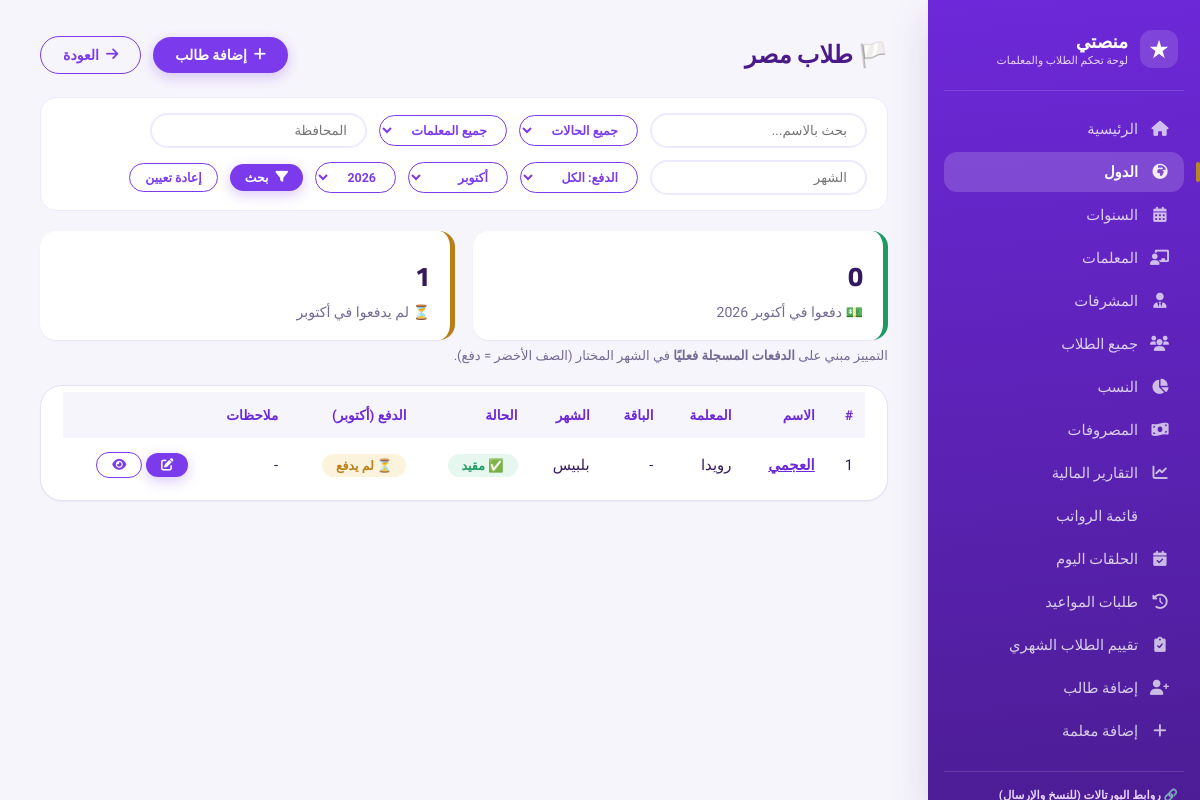
/country/1/ (signed in), run on the app's committed database.
### core/models.py (models this page shows, shortened)
class Country(models.Model):
    name = models.CharField(max_length=100, unique=True, verbose_name="اسم الدولة")
    flag_icon = models.CharField(max_length=50, default='🏳️', verbose_name="أيقونة العلم")
    is_active = models.BooleanField(default=True, verbose_name="نشط")
    class Meta:
        verbose_name = "دولة"
        verbose_name_plural = "الدول"
        ordering = ['name']

class Student(models.Model):
    STATUS_CHOICES = [('active', 'مقيد'), ('inactive', 'غير مقيد')]
    PAYMENT_STATUS_CHOICES = [('paid', 'مدفوع'), ('pending', 'مستحق'), ('overdue', 'متأخر')]
    ENROLLMENT_TYPE_CHOICES = [('new', 'طالب جديد'), ('existing', 'طالب مسجل من قبل')]
    SOURCE_CHOICES = [
        ('ad', 'إعلان'),
        ('referral', 'توصية'),
        ('website', 'الموقع'),
        ('social_media', 'سوشيال ميديا'),
        ('other', 'أخرى'),
    ]
    country = models.ForeignKey(Country, on_delete=models.CASCADE, related_name='students', verbose_name="الدولة")
    teacher = models.ForeignKey(Teacher, on_delete=models.SET_NULL, null=True, blank=True, related_name='students', verbose_name="المعلمة")
    name = models.CharField(max_length=255, verbose_name="اسم الطالب")
    age = models.PositiveIntegerField(null=True, blank=True, verbose_name="السن")
    phone = models.CharField(max_length=20, blank=True, null=True, verbose_name="رقم الهاتف")
    governorate = models.CharField(max_length=100, blank=True, null=True, verbose_name="المحافظة")
    package_name = models.CharField(max_length=100, blank=True, null=True, verbose_name="اسم الباقة")
    lessons_count = models.PositiveIntegerField(default=4, verbose_name="عدد الحلقات")
    subscription_fee = models.DecimalField(max_digits=10, decimal_places=2, default=0, verbose_name="قيمة الاشتراك")
    month = models.CharField(max_length=20, verbose_name="الشهر")
    start_date = models.DateField(default=timezone.now, verbose_name="تاريخ بداية الاشتراك")
    end_date = models.DateField(null=True, blank=True, verbose_name="تاريخ نهاية الاشتراك")
    last_payment_date = models.DateField(null=True, blank=True, verbose_name="آخر دفعة")
    payment_status = models.CharField(max_length=20, choices=PAYMENT_STATUS_CHOICES, default='pending', verbose_name="حالة الدفع")
    status = models.CharField(max_length=20, choices=STATUS_CHOICES, default='active', verbose_name="الحالة")
    notes = models.TextField(blank=True, null=True, verbose_name="ملاحظات عامة")
    join_date = models.DateField(default=timezone.now, verbose_name="تاريخ التسجيل")
    enrollment_type = models.CharField(
        max_length=20, choices=ENROLLMENT_TYPE_CHOICES, default='new',
        verbose_name="نوع التسجيل"
    )
    acquisition_source = models.CharField(
        max_length=20, choices=SOURCE_CHOICES, blank=True, null=True,
        verbose_name="مصدر الطالب (لو جديد)"
    )
    class Meta:
        verbose_name = "طالب"
        verbose_name_plural = "الطلاب"
        ordering = ['name']

class Teacher(models.Model):
    name = models.CharField(max_length=255, verbose_name="اسم المعلمة")
    age = models.PositiveIntegerField(null=True, blank=True, verbose_name="السن")
    phone = models.CharField(max_length=20, blank=True, null=True, verbose_name="رقم الهاتف")
    whatsapp = models.CharField(max_length=20, blank=True, null=True, verbose_name="واتساب")
    governorate = models.CharField(max_length=100, blank=True, null=True, verbose_name="المحافظة")
    hire_date = models.DateField(null=True, blank=True, verbose_name="تاريخ بداية العمل")
    user = models.OneToOneField(
        settings.AUTH_USER_MODEL, null=True, blank=True,
        on_delete=models.SET_NULL, related_name='teacher_profile',
        verbose_name="حساب الدخول"
    )
    commission_percent = models.DecimalField(
        max_digits=5, decimal_places=2, default=60,
        verbose_name="نسبة المعلمة من الاشتراكات (%)"
    )
    fixed_salary = models.DecimalField(
        max_digits=10, decimal_places=2, null=True, blank=True,
        verbose_name="راتب مثبت (بدل النسبة)"
    )
    lesson_rate = models.DecimalField(
        max_digits=8, decimal_places=2, default=DEFAULT_LESSON_RATE,
        verbose_name="سعر الحصة"
    )
    supervisor = models.ForeignKey(
        'Supervisor', null=True, blank=True, on_delete=models.SET_NULL,
        related_name='teachers', verbose_name="المشرفة المسؤولة"
    )
    class Meta:
        verbose_name = "معلمة"
        verbose_name_plural = "المعلمات"
        ordering = ['name']

### core/views.py (the view)
# urls.py: path('country/<int:country_id>/', views.country_students, name='country_students'),
@staff_member_required
def country_students(request, country_id):
    country = get_object_or_404(Country, pk=country_id)
    students = country.students.all()
    status = request.GET.get('status', '')
    teacher_id = request.GET.get('teacher', '')
    month = request.GET.get('month', '').strip()
    governorate = request.GET.get('governorate', '').strip()
    q = request.GET.get('q', '').strip()
    if status:
        students = students.filter(status=status)
    if teacher_id:
        students = students.filter(teacher_id=teacher_id)
    if month:
        students = students.filter(month__icontains=month)
    if governorate:
        students = students.filter(governorate__icontains=governorate)
    if q:
        students = students.filter(name__icontains=q)
    pay_year, pay_month = _pay_period(request)
    pay_filter = request.GET.get('pay', '')
    students = _annotate_paid(students, pay_year, pay_month)
    paid_count = students.filter(paid_this_month__gt=0).count()
    unpaid_count = students.filter(paid_this_month=0).count()
    if pay_filter == 'paid':
        students = students.filter(paid_this_month__gt=0)
    elif pay_filter == 'unpaid':
        students = students.filter(paid_this_month=0)
    teachers = Teacher.objects.all()
    context = {
        'country': country,
        'students': students,
        'teachers': teachers,
        'paid_count': paid_count,
        'unpaid_count': unpaid_count,
    }
    context.update(_pay_context(pay_year, pay_month, pay_filter))
    return render(request, 'core/country_students.html', context)

### core/views.py (called while the page is built)
def _or_none(value):
    if value is None:
        return None
    value = value.strip()
    return value if value != '' else None

def _to_int_or_none(value):
    value = _or_none(value)
    if value is None:
        return None
    try:
        return int(value)
    except (TypeError, ValueError):
        return None

def _pay_period(request):
    now = timezone.now()
    year = _to_int_or_none(request.GET.get('pay_year')) or now.year
    month = _to_int_or_none(request.GET.get('pay_month')) or now.month
    if not 1 <= month <= 12:
        month = now.month
    return year, month

def _annotate_paid(qs, year, month):
    return qs.annotate(paid_this_month=Coalesce(
        Sum('payments__amount', filter=Q(payments__date__year=year, payments__date__month=month)),
        Value(0), output_field=DecimalField(max_digits=12, decimal_places=2),
    ))

def _pay_context(pay_year, pay_month, pay_filter=''):
    now = timezone.now()
    return {
        'pay_year': pay_year,
        'pay_month': pay_month,
        'pay_month_name': ARABIC_MONTHS.get(pay_month, pay_month),
        'pay_filter': pay_filter,
        'pay_years_range': sorted({now.year - 1, now.year, now.year + 1, pay_year}, reverse=True),
        'arabic_months': ARABIC_MONTHS,
    }

### templates/core/country_students.html (shortened to what this page needs)
{% extends 'core/base.html' %}
{% block content %}
<div class="flex" style="justify-content: space-between; flex-wrap: wrap;">
    <h2 style="color: #4a1a8a;">{{ country.flag_icon }} طلاب {{ country.name }}</h2>
    <div class="flex">
        <a href="{% url 'add_student' %}?country={{ country.id }}" class="btn btn-primary"><i class="fas fa-plus"></i> إضافة طالب</a>
        <a href="{% url 'dashboard_home' %}" class="btn btn-outline"><i class="fas fa-arrow-right"></i> العودة</a>
    </div>
</div>
<form method="GET" class="flex" style="margin: 20px 0; background: white; padding: 15px 20px; border-radius: 16px; border: 1px solid #ede9fe;">
    <input type="text" name="q" placeholder="بحث بالاسم..." value="{{ request.GET.q }}" style="padding: 8px 18px; border-radius: 30px; border: 2px solid #ede9fe;">
    <select name="status" class="btn btn-outline btn-sm">
        <option value="">جميع الحالات</option>
    </select>
    <select name="teacher" class="btn btn-outline btn-sm">
        <option value="">جميع المعلمات</option>
    </select>
    <input type="text" name="governorate" placeholder="المحافظة" value="{{ request.GET.governorate }}" style="padding: 8px 18px; border-radius: 30px; border: 2px solid #ede9fe;">
    <input type="text" name="month" placeholder="الشهر" value="{{ request.GET.month }}" style="padding: 8px 18px; border-radius: 30px; border: 2px solid #ede9fe;">
    <select name="pay" class="btn btn-outline btn-sm" title="فلتر الدفع">
        <option value="">الدفع: الكل</option>
    </select>
    <select name="pay_month" class="btn btn-outline btn-sm" title="شهر الدفع">
        {% for m_num, m_name in arabic_months.items %}
        <option value="{{ m_num }}" {% if pay_month == m_num %}selected{% endif %}>{{ m_name }}</option>
        {% endfor %}
    </select>
    <select name="pay_year" class="btn btn-outline btn-sm" title="سنة الدفع">
        {% for y in pay_years_range %}
        <option value="{{ y }}" {% if pay_year == y %}selected{% endif %}>{{ y }}</option>
        {% endfor %}
    </select>
    <button type="submit" class="btn btn-primary btn-sm"><i class="fas fa-filter"></i> بحث</button>
    <a href="{% url 'country_students' country.id %}" class="btn btn-outline btn-sm">إعادة تعيين</a>
</form>
<div class="stats-row" style="margin-top:18px;">
    <div class="stat-box" style="border-right-color:var(--green);"><div class="number">{{ paid_count }}</div><div class="label">💵 دفعوا في {{ pay_month_name }} {{ pay_year }}</div></div>
    <div class="stat-box" style="border-right-color:var(--amber);"><div class="number">{{ unpaid_count }}</div><div class="label">⏳ لم يدفعوا في {{ pay_month_name }}</div></div>
</div>
<p class="text-muted" style="font-size:0.82rem; margin:8px 0 0;">التمييز مبني على <strong>الدفعات المسجلة فعليًا</strong> في الشهر المختار (الصف الأخضر = دفع).</p>
<div class="table-container">
    <table>
        <thead>
            <tr><th>#</th><th>الاسم</th><th>المعلمة</th><th>الباقة</th><th>الشهر</th><th>الحالة</th><th>الدفع ({{ pay_month_name }})</th><th>ملاحظات</th><th></th></tr>
        </thead>
        <tbody>
            {% for student in students %}
            <tr class="{% if student.status == 'inactive' %}status-inactive-row{% elif student.paid_this_month %}paid-row{% endif %}">
                <td>{{ forloop.counter }}</td>
                <td><a href="{% url 'student_detail' student.id %}" style="color: #6d28d9; font-weight: 600;">{{ student.name }}</a></td>
                <td>{{ student.teacher.name|default:"-" }}</td>
                <td>{{ student.package_name|default:"-" }}</td>
                <td>{{ student.month }}</td>
                <td>
                    {% if student.status == 'active' %}
                        <span class="status-active">✅ مقيد</span>
                    {% else %}
                        <span class="status-inactive">❌ غير مقيد</span>
                    {% endif %}
                </td>
                <td>
                    {% if student.paid_this_month %}
                        <span class="badge-paid">💵 دفع {{ student.paid_this_month|floatformat:"-2" }}</span>
                    {% else %}
                        <span class="badge-unpaid">⏳ لم يدفع</span>
                    {% endif %}
                </td>
                <td>{{ student.notes|default:"-"|truncatechars:25 }}</td>
                <td>
                    <a href="{% url 'edit_student' student.id %}" class="btn btn-primary btn-sm"><i class="fas fa-edit"></i></a>
                    <a href="{% url 'student_detail' student.id %}" class="btn btn-outline btn-sm"><i class="fas fa-eye"></i></a>
                </td>
            </tr>
            {% empty %}
            <tr><td colspan="9" style="text-align: center;">لا يوجد طلاب مطابقين.</td></tr>
            {% endfor %}
        </tbody>
    </table>
</div>
{% endblock %}

### templates/core/base.html (style rules this page uses)
:root { --violet-50: #F7F5FC; --violet-100: #EEE9FA; --violet-200: #DDD3F5; --violet-400: #A78BFA; --violet-500: #8B5CF6; --violet-600: #7C3AED; --violet-700: #6D28D9; --ink: #33195E; --ink-muted: #746A93; --gold: #B4872E; --gold-soft: #FBF2E2; --green: #1D9A63; --green-soft: #E5F7EE; --red: #DC3545; --red-soft: #FDEBEC; --amber: #B87F16; --amber-soft: #FCF3DC; --paper: #FFFFFF; --page-bg: var(--violet-50); --border: #E7E1F5; --radius-sm: 10px; --radius-md: 16px; --radius-lg: 22px; --radius-pill: 999px; --shadow-sm: 0 1px 2px rgba(51, 25, 94, 0.06); --shadow-md: 0 8px 24px rgba(51, 25, 94, 0.08); --shadow-lg: 0 16px 40px rgba(51, 25, 94, 0.14); --font-display: 'Cairo', sans-serif; --font-body: 'Tajawal', sans-serif; }
* { margin: 0; padding: 0; box-sizing: border-box; }
body { font-family: var(--font-body); background: var(--page-bg); color: var(--ink); display: flex; min-height: 100vh; -webkit-font-smoothing: antialiased; }
h1, h2, h3, h4 { font-family: var(--font-display); }
a { color: inherit; }
.table-container { background: #fff; border-radius: var(--radius-lg); padding: 6px 22px 8px; border: 1px solid var(--border); margin-top: 22px; overflow-x: auto; box-shadow: var(--shadow-sm); }
table { width: 100%; border-collapse: collapse; font-size: 0.93rem; }
table th { background: var(--violet-50); color: var(--violet-700); padding: 15px 12px; text-align: right; font-weight: 700; font-size:0.85rem; }
table td { padding: 14px 12px; border-bottom: 1px solid #F2EEFA; vertical-align:middle; }
table tbody tr:last-child td { border-bottom:none; }
.status-active { background: var(--green-soft); color: var(--green); padding: 4px 14px; border-radius: 30px; font-weight: 700; font-size: 0.78rem; display: inline-block; }
.badge-unpaid { background: var(--amber-soft); color: var(--amber); padding:4px 14px; border-radius:30px; font-weight:700; font-size:0.78rem; display:inline-block; }
.btn { display: inline-flex; align-items:center; gap:7px; padding: 10px 22px; border-radius: 30px; font-weight: 700; text-decoration: none; font-size: 0.88rem; transition: .18s ease; border: none; cursor: pointer; font-family: var(--font-body); }
.btn-primary { background: var(--violet-600); color: #fff; box-shadow: 0 4px 14px rgba(124,58,237,.28); }
.btn-outline { background: transparent; border: 1.6px solid var(--violet-600); color: var(--violet-600); }
.btn-sm { padding: 6px 15px; font-size: 0.78rem; }
.stats-row { display: grid; grid-template-columns: repeat(auto-fit, minmax(180px, 1fr)); gap: 18px; margin: 22px 0 8px; }
.stat-box, .stat-card { background: #fff; padding: 20px; border-radius: var(--radius-md); border-right: 5px solid var(--violet-500); box-shadow: var(--shadow-sm); display:flex; flex-direction:column; gap:2px; }
.stat-box .number, .stat-card .number { font-size: 1.7rem; font-weight: 800; color: var(--ink); font-family: var(--font-display); }
.stat-box .label, .stat-card .label { color: var(--ink-muted); font-size: 0.88rem; }
.flex { display: flex; align-items: center; gap: 12px; flex-wrap: wrap; }
.text-muted { color: var(--ink-muted); }

### data on the page
Country: flag_icon "🏳️", name "مصر"
Student: name "العجمي", teacher.name "رويدا", package_name "-", month "بلبيس", status "✅ مقيد", shows "⏳ لم يدفع", notes "-"

### other printed values
{{ paid_count }} "0"
{{ pay_month_name }} "أكتوبر"
{{ pay_year }} "2026"
{{ unpaid_count }} "1"
form field pay_month "أكتوبر"
form field pay_year "2026"
